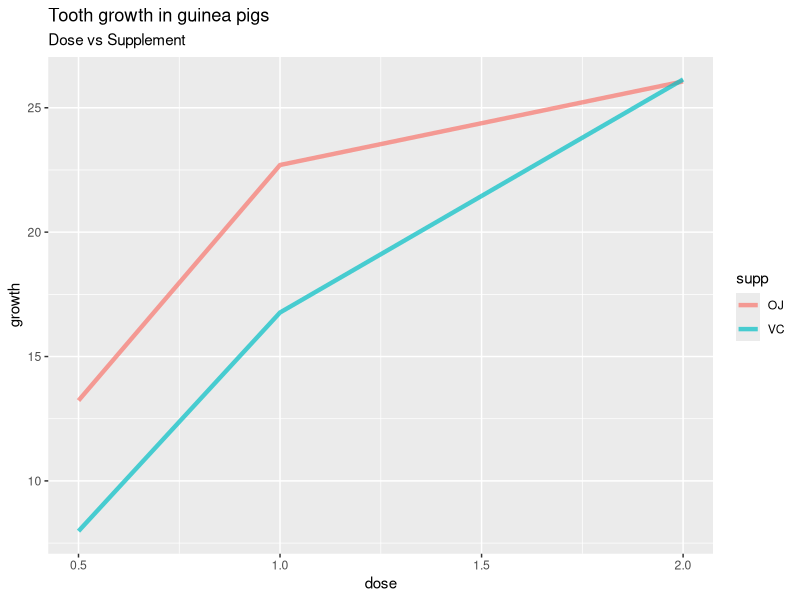

This chart was generated by the following R code:
## ---- chunk 1
knitr::opts_chunk$set(echo = TRUE, message = F, warning = F)
## ---- chunk 2
library(ggplot2)
library(tidyverse)
## ---- chunk 3
str(ToothGrowth)
summary(ToothGrowth)
table(ToothGrowth$supp, ToothGrowth$dose)
## ---- chunk 4
ToothGrowth2 <- ToothGrowth %>%
    group_by(supp, dose) %>%
    summarise(growth = mean(len))

ggplot(data = ToothGrowth2, aes(x = dose, y = growth, colour = supp)) + 
    geom_line(lwd = 1.5, alpha = 0.7) + 
    ggtitle(label = "Tooth growth in guinea pigs", subtitle = "Dose vs Supplement")

## ---- chunk 5
OJ_var <- var(ToothGrowth[ToothGrowth$supp == "OJ",]$len)
VC_var <- var(ToothGrowth[ToothGrowth$supp == "VC",]$len)

## ---- chunk 6
cat(paste("OJ Var:", OJ_var))
cat(paste("VC Var:", VC_var))
## ---- chunk 7
OJ <- ToothGrowth[ToothGrowth$supp == "OJ", ]
VC <- ToothGrowth[ToothGrowth$supp == "VC", ]

t.test(OJ$len, VC$len, var.equal = F, alternative = "two.sided")

## ---- chunk 8
OJ_0.5 <- ToothGrowth[ToothGrowth$supp == "OJ" & ToothGrowth$dose == 0.5,]
OJ_1.0 <- ToothGrowth[ToothGrowth$supp == "OJ" & ToothGrowth$dose == 1,]
OJ_2.0 <- ToothGrowth[ToothGrowth$supp == "OJ" & ToothGrowth$dose == 2,]

VC_0.5 <- ToothGrowth[ToothGrowth$supp == "VC" & ToothGrowth$dose == 0.5,]
VC_1.0 <- ToothGrowth[ToothGrowth$supp == "VC" & ToothGrowth$dose == 1,]
VC_2.0 <- ToothGrowth[ToothGrowth$supp == "VC" & ToothGrowth$dose == 2,]

## ---- chunk 9
t.test(OJ_0.5$len, VC_0.5$len, var.equal = FALSE, alternative = "two.sided")
## ---- chunk 10
t.test(OJ_1.0$len, VC_1.0$len, var.equal = FALSE, alternative = "two.sided")
## ---- chunk 11
t.test(OJ_2.0$len, VC_2.0$len, var.equal = FALSE, alternative = "two.sided")
